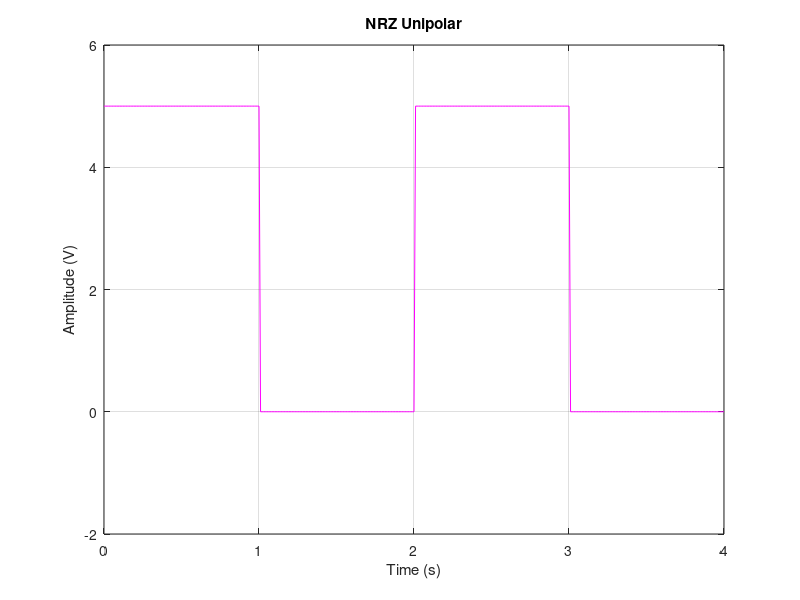

MATLAB code for this plot:
% refresh all first
clc;
clear all;
close all;

%start
n = [1 0 1 0];%bianry input sequence
%NRZ pulse shaping
i = 1; %dividing into 1 unit each
t = 0 : 0.01 : length(n);
for j = 1 : length(t)
    if t(j) <= i % each values of time
        y(j) = 5 * n(i); % setting amplitudes
   
    else
        i = i + 1;
        y(j) = 5 * n(i)
    end
end
plot(t,y, 'm'); grid on;
xlabel('Time (s)');
ylabel('Amplitude (V)');
title('NRZ Unipolar');
axis([0 length(n) -2 6]); %to extend the view of axis